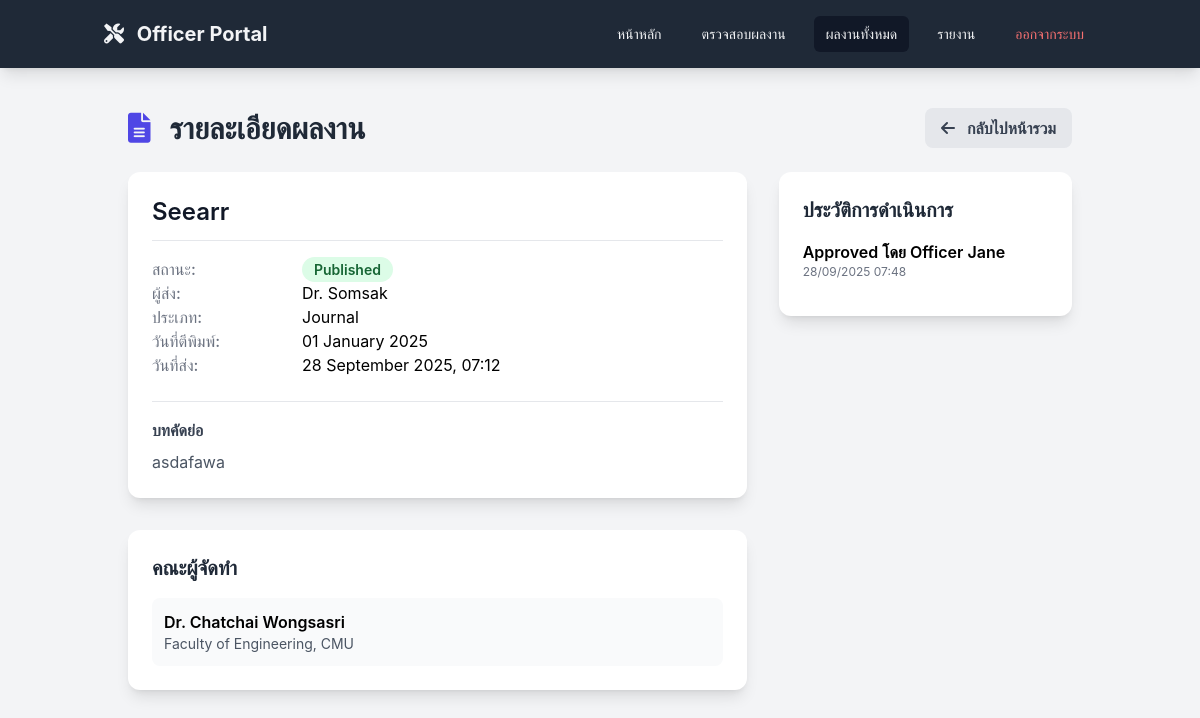
The app's page /officer_review_detail.php?id=2 (signed in) with its own data.
### tables this page shows
CREATE TABLE `publications` (
  `PubID` int(11) NOT NULL,
  `PubName` varchar(255) NOT NULL,
  `PubDetail` text,
  `PubType` varchar(100) DEFAULT NULL,
  `PubStatus` enum('Draft','Pending','Published','Rejected') DEFAULT 'Draft',
  `PubDate` date DEFAULT NULL,
  `User_id` int(11) NOT NULL,
  `Created_at` timestamp NOT NULL DEFAULT CURRENT_TIMESTAMP
);

CREATE TABLE `users` (
  `User_Id` int(11) NOT NULL,
  `UserName` varchar(100) NOT NULL,
  `UserEmail` varchar(100) NOT NULL,
  `UserPass` varchar(255) NOT NULL,
  `UserRole` enum('Admin','Officer','Teacher') NOT NULL,
  `Created_at` timestamp NOT NULL DEFAULT CURRENT_TIMESTAMP
);

CREATE TABLE `authors` (
  `Author_id` int(11) NOT NULL,
  `Name` varchar(150) NOT NULL,
  `Affiliation` varchar(200) DEFAULT NULL,
  `Email` varchar(100) DEFAULT NULL
);

CREATE TABLE `approval` (
  `App_id` int(11) NOT NULL,
  `Publication_id` int(11) NOT NULL,
  `Approved_by` int(11) NOT NULL,
  `Status` enum('Pending','Approved','Rejected') DEFAULT 'Pending',
  `Approved_at` timestamp NULL DEFAULT NULL,
  `Comment` text
);

### officer_review_detail.php (the view, shortened to what this page needs)
<?php
require_once 'auth_config.php';
$publication_id = (int)$_GET['id'];
$query_main = "
    SELECT p.*, u.UserName, u.UserEmail
    FROM publications p
    JOIN users u ON p.User_id = u.User_Id
    WHERE p.PubID = ?
";
$stmt_main = $pdo->prepare($query_main);
$stmt_main->execute([$publication_id]);
$publication = $stmt_main->fetch(PDO::FETCH_ASSOC);
$stmt_authors = $pdo->prepare("SELECT a.* FROM authors a JOIN author_publication ap ON a.Author_id = ap.Author_id WHERE ap.Publication_id = ?");
$stmt_authors->execute([$publication_id]);
$authors = $stmt_authors->fetchAll(PDO::FETCH_ASSOC);
$stmt_approvals = $pdo->prepare("SELECT a.*, u.UserName as ApproverName FROM approval a JOIN users u ON a.Approved_by = u.User_Id WHERE a.Publication_id = ? ORDER BY a.Approved_at DESC");
$stmt_approvals->execute([$publication_id]);
$approvals = $stmt_approvals->fetchAll(PDO::FETCH_ASSOC);
?>
<!DOCTYPE html>
<html lang="th">
<head>
    <script src="https://cdn.tailwindcss.com"></script>
    <link rel="stylesheet" href="https://cdnjs.cloudflare.com/ajax/libs/font-awesome/6.0.0-beta3/css/all.min.css">
</head>
<body class="bg-gray-100 min-h-screen">
    <header class="bg-gray-800 text-gray-100 shadow-lg sticky top-0 z-50">
        <div class="container mx-auto flex justify-between items-center p-4">
            <a href="officer_dashboard.php" class="text-xl font-bold"><i class="fas fa-tools mr-2"></i> Officer Portal</a>
            <nav class="hidden md:flex space-x-4 items-center">
                <a href="officer_dashboard.php" class="px-3 py-2 text-sm rounded-md hover:bg-gray-700">หน้าหลัก</a>
                <a href="officer_review.php" class="px-3 py-2 text-sm rounded-md hover:bg-gray-700">ตรวจสอบผลงาน</a>
                <a href="officer_all_publications.php" class="px-3 py-2 text-sm rounded-md hover:bg-gray-700 bg-gray-900">ผลงานทั้งหมด</a>
                <a href="officer_reports.php" class="px-3 py-2 text-sm rounded-md hover:bg-gray-700">รายงาน</a>
                <a href="logout.php" class="px-3 py-2 text-sm rounded-md text-red-400 hover:bg-red-700">ออกจากระบบ</a>
            </nav>
        </div>
    </header>
    <main class="container mx-auto p-6 md:p-10">
        <div class="flex justify-between items-center mb-6">
            <h1 class="text-3xl font-bold text-gray-800"><i class="fas fa-file-alt text-indigo-600 mr-3"></i> รายละเอียดผลงาน</h1>
            <a href="officer_all_publications.php" class="bg-gray-200 text-gray-700 font-semibold py-2 px-4 rounded-lg hover:bg-gray-300">
                <i class="fas fa-arrow-left mr-2"></i> กลับไปหน้ารวม
            </a>
        </div>
        <div class="grid grid-cols-1 lg:grid-cols-3 gap-8">
            <div class="lg:col-span-2 space-y-8">
                <div class="bg-white p-6 rounded-xl shadow-lg">
                    <h2 class="text-2xl font-semibold text-gray-900 mb-4 border-b pb-3"><?= htmlspecialchars($publication['PubName']) ?></h2>
                    <dl class="detail-grid">
                        <dt class="font-medium text-gray-500">สถานะ:</dt>
                        <dd>
                            <span class="px-3 py-1 text-sm font-semibold rounded-full
                                <?php if ($publication['PubStatus'] == 'Published') echo 'bg-green-100 text-green-800'; elseif ($publication['PubStatus'] == 'Pending') echo 'bg-yellow-100 text-yellow-800'; else echo 'bg-red-100 text-red-800'; ?>">
                                <?= htmlspecialchars($publication['PubStatus']) ?>
                            </span>
                        </dd>
                        <dt class="font-medium text-gray-500">ผู้ส่ง:</dt>
                        <dd><?= htmlspecialchars($publication['UserName']) ?></dd>
                        <dt class="font-medium text-gray-500">ประเภท:</dt>
                        <dd><?= htmlspecialchars($publication['PubType']) ?></dd>
                        <dt class="font-medium text-gray-500">วันที่ตีพิมพ์:</dt>
                        <dd><?= date('d F Y', strtotime($publication['PubDate'])) ?></dd>
                        <dt class="font-medium text-gray-500">วันที่ส่ง:</dt>
                        <dd><?= date('d F Y, H:i', strtotime($publication['Created_at'])) ?></dd>
                    </dl>
                    <div class="mt-6 border-t pt-4">
                        <h3 class="font-semibold text-gray-700">บทคัดย่อ</h3>
                        <p class="text-gray-600 whitespace-pre-wrap mt-2"><?= htmlspecialchars($publication['PubDetail']) ?></p>
                    </div>
                </div>
                <div class="bg-white p-6 rounded-xl shadow-lg">
                    <h2 class="text-xl font-semibold text-gray-800 mb-4">คณะผู้จัดทำ</h2>
                    <ul class="space-y-3">
                        <?php if (empty($authors)): ?>
                            <li class="text-gray-500">ไม่มีข้อมูล</li>
                        <?php else: foreach ($authors as $author): ?>
                            <li class="p-3 bg-gray-50 rounded-lg">
                                <p class="font-semibold"><?= htmlspecialchars($author['Name']) ?></p>
                                <p class="text-sm text-gray-600"><?= htmlspecialchars($author['Affiliation']) ?></p>
                            </li>
                        <?php endforeach; endif; ?>
                    </ul>
                </div>
            </div>
            <div class="lg:col-span-1 space-y-8">
                <div class="bg-white p-6 rounded-xl shadow-lg">
                    <h2 class="text-xl font-semibold text-gray-800 mb-4">ประวัติการดำเนินการ</h2>
                    <ul class="space-y-4">
                        <?php if (empty($approvals)): ?>
                            <li class="text-gray-500">ยังไม่มีประวัติ</li>
                        <?php else: foreach ($approvals as $approval): ?>
                            <li class="border-b pb-3 last:border-b-0">
                                <p class="font-semibold"><?= htmlspecialchars($approval['Status']) ?> โดย <?= htmlspecialchars($approval['ApproverName']) ?></p>
                                <p class="text-xs text-gray-500"><?= date('d/m/Y H:i', strtotime($approval['Approved_at'])) ?></p>
                            </li>
                        <?php endforeach; endif; ?>
                    </ul>
                </div>
            </div>
        </div>
    </main>
</body>
</html>

### officer_review_detail.php (style rules this page uses)
body { font-family: 'Inter', 'Tahoma', sans-serif; }
.detail-grid { display: grid; grid-template-columns: 150px 1fr; }

### records on screen
publications: PubName "Seearr", PubStatus "Published", User.UserName "Dr. Somsak", PubType "Journal", PubDate "01 January 2025", Created_at "28 September 2025, 07:12", PubDetail "asdafawa"
authors: Name "Dr. Chatchai Wongsasri", Affiliation "Faculty of Engineering, CMU"
approval: Status "Approved", Approved_by.UserName "Officer Jane", Approved_at "28/09/2025 07:48"
